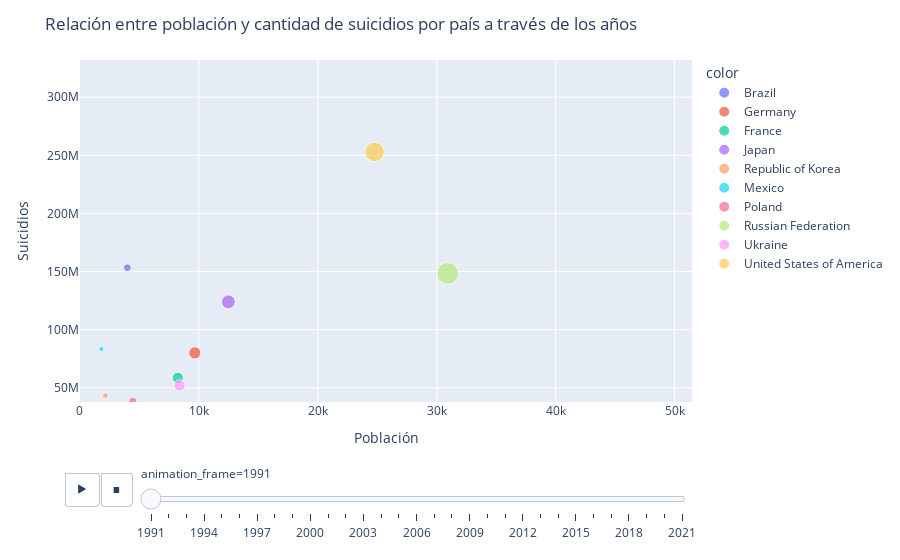

Notebook cell for this chart:
### Code cell
fig = px.scatter(y=df_top_10['Population'], 
                 x=df_top_10['SuicideCount'], 
                 animation_frame=df_top_10['Year'], 
                 animation_group=df_top_10['CountryName'], 
                 hover_name=df_top_10['CountryName'], 
                 color=df_top_10['CountryName'], 
                 range_y=[min(df_top_10['Population']), max(df_top_10['Population'])], 
                 range_x=[min(df_top_10['SuicideCount']), max(df_top_10['SuicideCount'])],
                 size=df_top_10['SuicideCount'])
fig.update_layout(title='Relación entre población y cantidad de suicidios por país a través de los años')
fig.update_yaxes(title_text='Suicidios')
fig.update_xaxes(title_text='Población')
fig.show()

### Figure 1 — Plotly figure (JSON) as saved in the notebook; plotly's stock layout.template omitted (floating-point values rounded to 4 significant figures)
{"data": [{"hovertemplate": "<b>%{hovertext}</b><br><br>color=Brazil<br>animation_frame=1991<br>x=%{x}<br>y=%{y}<br>size=%{marker.size}<extra></extra>", "hovertext": ["Brazil", "Brazil"], "ids": ["Brazil", "Brazil"], "legendgroup": "Brazil", "marker": {"color": "#636efa", "size": [3980, 1202], "sizemode": "area", "sizeref": 128.7, "symbol": "circle"}, "mode": "markers", "name": "Brazil", "orientation": "v", "showlegend": true, "type": "scatter", "x": [3980, 1202], "xaxis": "x", "y": [153336445, 153336445], "yaxis": "y"}, {"hovertemplate": "<b>%{hovertext}</b><br><br>color=Germany<br>animation_frame=1991<br>x=%{x}<br>y=%{y}<br>size=%{marker.size}<extra></extra>", "hovertext": ["Germany", "Germany"], "ids": ["Germany", "Germany"], "legendgroup": "Germany", "marker": {"color": "#EF553B", "size": [9656, 4354], "sizemode": "area", "sizeref": 128.7, "symbol": "circle"}, "mode": "markers", "name": "Germany", "orientation": "v", "showlegend": true, "type": "scatter", "x": [9656, 4354], "xaxis": "x", "y": [80013896, 80013896], "yaxis": "y"}, {"hovertemplate": "<b>%{hovertext}</b><br><br>color=France<br>animation_frame=1991<br>x=%{x}<br>y=%{y}<br>size=%{marker.size}<extra></extra>", "hovertext": ["France", "France"], "ids": ["France", "France"], "legendgroup": "France", "marker": {"color": "#00cc96", "size": [8221, 3281], "sizemode": "area", "sizeref": 128.7, "symbol": "circle"}, "mode": "markers", "name": "France", "orientation": "v", "showlegend": true, "type": "scatter", "x": [8221, 3281], "xaxis": "x", "y": [58557577, 58557577], "yaxis": "y"}, {"hovertemplate": "<b>%{hovertext}</b><br><br>color=Japan<br>animation_frame=1991<br>x=%{x}<br>y=%{y}<br>size=%{marker.size}<extra></extra>", "hovertext": ["Japan", "Japan"], "ids": ["Japan", "Japan"], "legendgroup": "Japan", "marker": {"color": "#ab63fa", "size": [12477, 7398], "sizemode": "area", "sizeref": 128.7, "symbol": "circle"}, "mode": "markers", "name": "Japan", "orientation": "v", "showlegend": true, "type": "scatter", "x": [12477, 7398], "xaxis": "x", "y": [123964000, 123964000], "yaxis": "y"}, {"hovertemplate": "<b>%{hovertext}</b><br><br>color=Republic of Korea<br>animation_frame=1991<br>x=%{x}<br>y=%{y}<br>size=%{marker.size}<extra></extra>", "hovertext": ["Republic of Korea", "Republic of Korea"], "ids": ["Republic of Korea", "Republic of Korea"], "legendgroup": "Republic of Korea", "marker": {"color": "#FFA15A", "size": [2139, 930], "sizemode": "area", "sizeref": 128.7, "symbol": "circle"}, "mode": "markers", "name": "Republic of Korea", "orientation": "v", "showlegend": true, "type": "scatter", "x": [2139, 930], "xaxis": "x", "y": [43295704, 43295704], "yaxis": "y"}, {"hovertemplate": "<b>%{hovertext}</b><br><br>color=Mexico<br>animation_frame=1991<br>x=%{x}<br>y=%{y}<br>size=%{marker.size}<extra></extra>", "hovertext": ["Mexico", "Mexico"], "ids": ["Mexico", "Mexico"], "legendgroup": "Mexico", "marker": {"color": "#19d3f3", "size": [1799, 315], "sizemode": "area", "sizeref": 128.7, "symbol": "circle"}, "mode": "markers", "name": "Mexico", "orientation": "v", "showlegend": true, "type": "scatter", "x": [1799, 315], "xaxis": "x", "y": [83351595, 83351595], "yaxis": "y"}, {"hovertemplate": "<b>%{hovertext}</b><br><br>color=Poland<br>animation_frame=1991<br>x=%{x}<br>y=%{y}<br>size=%{marker.size}<extra></extra>", "hovertext": ["Poland", "Poland"], "ids": ["Poland", "Poland"], "legendgroup": "Poland", "marker": {"color": "#FF6692", "size": [4448, 868], "sizemode": "area", "sizeref": 128.7, "symbol": "circle"}, "mode": "markers", "name": "Poland", "orientation": "v", "showlegend": true, "type": "scatter", "x": [4448, 868], "xaxis": "x", "y": [38246193, 38246193], "yaxis": "y"}, {"hovertemplate": "<b>%{hovertext}</b><br><br>color=Russian Federation<br>animation_frame=1991<br>x=%{x}<br>y=%{y}<br>size=%{marker.size}<extra></extra>", "hovertext": ["Russian Federation", "Russian Federation"], "ids": ["Russian Federation", "Russian Federation"], "legendgroup": "Russian Federation", "marker": {"color": "#B6E880", "size": [30923, 8465], "sizemode": "area", "sizeref": 128.7, "symbol": "circle"}, "mode": "markers", "name": "Russian Federation", "orientation": "v", "showlegend": true, "type": "scatter", "x": [30923, 8465], "xaxis": "x", "y": [148394216, 148394216], "yaxis": "y"}, {"hovertemplate": "<b>%{hovertext}</b><br><br>color=Ukraine<br>animation_frame=1991<br>x=%{x}<br>y=%{y}<br>size=%{marker.size}<extra></extra>", "hovertext": ["Ukraine", "Ukraine"], "ids": ["Ukraine", "Ukraine"], "legendgroup": "Ukraine", "marker": {"color": "#FF97FF", "size": [8371, 2372], "sizemode": "area", "sizeref": 128.7, "symbol": "circle"}, "mode": "markers", "name": "Ukraine", "orientation": "v", "showlegend": true, "type": "scatter", "x": [8371, 2372], "xaxis": "x", "y": [52000500, 52000500], "yaxis": "y"}, {"hovertemplate": "<b>%{hovertext}</b><br><br>color=United States of America<br>animation_frame=1991<br>x=%{x}<br>y=%{y}<br>size=%{marker.size}<extra></extra>", "hovertext": ["United States of America", "United States of America"], "ids": ["United States of America", "United States of America"], "legendgroup": "United States of America", "marker": {"color": "#FECB52", "size": [24769, 6041], "sizemode": "area", "sizeref": 128.7, "symbol": "circle"}, "mode": "markers", "name": "United States of America", "orientation": "v", "showlegend": true, "type": "scatter", "x": [24769, 6041], "xaxis": "x", "y": [252981000, 252981000], "yaxis": "y"}], "layout": {"legend": {"itemsizing": "constant", "title": {"text": "color"}, "tracegroupgap": 0}, "margin": {"t": 60}, "sliders": [{"active": 0, "currentvalue": {"prefix": "animation_frame="}, "len": 0.9, "pad": {"b": 10, "t": 60}, "steps": [{"args": [["1991"], {"frame": {"duration": 0, "redraw": false}, "fromcurrent": true, "mode": "immediate", "transition": {"duration": 0, "easing": "linear"}}], "label": "1991", "method": "animate"}, {"args": [["1992"], {"frame": {"duration": 0, "redraw": false}, "fromcurrent": true, "mode": "immediate", "transition": {"duration": 0, "easing": "linear"}}], "label": "1992", "method": "animate"}, {"args": [["1993"], {"frame": {"duration": 0, "redraw": false}, "fromcurrent": true, "mode": "immediate", "transition": {"duration": 0, "easing": "linear"}}], "label": "1993", "method": "animate"}, {"args": [["1994"], {"frame": {"duration": 0, "redraw": false}, "fromcurrent": true, "mode": "immediate", "transition": {"duration": 0, "easing": "linear"}}], "label": "1994", "method": "animate"}, {"args": [["1995"], {"frame": {"duration": 0, "redraw": false}, "fromcurrent": true, "mode": "immediate", "transition": {"duration": 0, "easing": "linear"}}], "label": "1995", "method": "animate"}, {"args": [["1996"], {"frame": {"duration": 0, "redraw": false}, "fromcurrent": true, "mode": "immediate", "transition": {"duration": 0, "easing": "linear"}}], "label": "1996", "method": "animate"}, {"args": [["1997"], {"frame": {"duration": 0, "redraw": false}, "fromcurrent": true, "mode": "immediate", "transition": {"duration": 0, "easing": "linear"}}], "label": "1997", "method": "animate"}, {"args": [["1998"], {"frame": {"duration": 0, "redraw": false}, "fromcurrent": true, "mode": "immediate", "transition": {"duration": 0, "easing": "linear"}}], "label": "1998", "method": "animate"}, {"args": [["1999"], {"frame": {"duration": 0, "redraw": false}, "fromcurrent": true, "mode": "immediate", "transition": {"duration": 0, "easing": "linear"}}], "label": "1999", "method": "animate"}, {"args": [["2000"], {"frame": {"duration": 0, "redraw": false}, "fromcurrent": true, "mode": "immediate", "transition": {"duration": 0, "easing": "linear"}}], "label": "2000", "method": "animate"}, {"args": [["2001"], {"frame": {"duration": 0, "redraw": false}, "fromcurrent": true, "mode": "immediate", "transition": {"duration": 0, "easing": "linear"}}], "label": "2001", "method": "animate"}, {"args": [["2002"], {"frame": {"duration": 0, "redraw": false}, "fromcurrent": true, "mode": "immediate", "transition": {"duration": 0, "easing": "linear"}}], "label": "2002", "method": "animate"}, {"args": [["2003"], {"frame": {"duration": 0, "redraw": false}, "fromcurrent": true, "mode": "immediate", "transition": {"duration": 0, "easing": "linear"}}], "label": "2003", "method": "animate"}, {"args": [["2004"], {"frame": {"duration": 0, "redraw": false}, "fromcurrent": true, "mode": "immediate", "transition": {"duration": 0, "easing": "linear"}}], "label": "2004", "method": "animate"}, {"args": [["2005"], {"frame": {"duration": 0, "redraw": false}, "fromcurrent": true, "mode": "immediate", "transition": {"duration": 0, "easing": "linear"}}], "label": "2005", "method": "animate"}, {"args": [["2006"], {"frame": {"duration": 0, "redraw": false}, "fromcurrent": true, "mode": "immediate", "transition": {"duration": 0, "easing": "linear"}}], "label": "2006", "method": "animate"}, {"args": [["2007"], {"frame": {"duration": 0, "redraw": false}, "fromcurrent": true, "mode": "immediate", "transition": {"duration": 0, "easing": "linear"}}], "label": "2007", "method": "animate"}, {"args": [["2008"], {"frame": {"duration": 0, "redraw": false}, "fromcurrent": true, "mode": "immediate", "transition": {"duration": 0, "easing": "linear"}}], "label": "2008", "method": "animate"}, {"args": [["2009"], {"frame": {"duration": 0, "redraw": false}, "fromcurrent": true, "mode": "immediate", "transition": {"duration": 0, "easing": "linear"}}], "label": "2009", "method": "animate"}, {"args": [["2010"], {"frame": {"duration": 0, "redraw": false}, "fromcurrent": true, "mode": "immediate", "transition": {"duration": 0, "easing": "linear"}}], "label": "2010", "method": "animate"}, {"args": [["2011"], {"frame": {"duration": 0, "redraw": false}, "fromcurrent": true, "mode": "immediate", "transition": {"duration": 0, "easing": "linear"}}], "label": "2011", "method": "animate"}, {"args": [["2012"], {"frame": {"duration": 0, "redraw": false}, "fromcurrent": true, "mode": "immediate", "transition": {"duration": 0, "easing": "linear"}}], "label": "2012", "method": "animate"}, {"args": [["2013"], {"frame": {"duration": 0, "redraw": false}, "fromcurrent": true, "mode": "immediate", "transition": {"duration": 0, "easing": "linear"}}], "label": "2013", "method": "animate"}, {"args": [["2014"], {"frame": {"duration": 0, "redraw": false}, "fromcurrent": true, "mode": "immediate", "transition": {"duration": 0, "easing": "linear"}}], "label": "2014", "method": "animate"}, {"args": [["2015"], {"frame": {"duration": 0, "redraw": false}, "fromcurrent": true, "mode": "immediate", "transition": {"duration": 0, "easing": "linear"}}], "label": "2015", "method": "animate"}, {"args": [["2016"], {"frame": {"duration": 0, "redraw": false}, "fromcurrent": true, "mode": "immediate", "transition": {"duration": 0, "easing": "linear"}}], "label": "2016", "method": "animate"}, {"args": [["2017"], {"frame": {"duration": 0, "redraw": false}, "fromcurrent": true, "mode": "immediate", "transition": {"duration": 0, "easing": "linear"}}], "label": "2017", "method": "animate"}, {"args": [["2018"], {"frame": {"duration": 0, "redraw": false}, "fromcurrent": true, "mode": "immediate", "transition": {"duration": 0, "easing": "linear"}}], "label": "2018", "method": "animate"}, {"args": [["2019"], {"frame": {"duration": 0, "redraw": false}, "fromcurrent": true, "mode": "immediate", "transition": {"duration": 0, "easing": "linear"}}], "label": "2019", "method": "animate"}, {"args": [["2020"], {"frame": {"duration": 0, "redraw": false}, "fromcurrent": true, "mode": "immediate", "transition": {"duration": 0, "easing": "linear"}}], "label": "2020", "method": "animate"}, {"args": [["2021"], {"frame": {"duration": 0, "redraw": false}, "fromcurrent": true, "mode": "immediate", "transition": {"duration": 0, "easing": "linear"}}], "label": "2021", "method": "animate"}], "x": 0.1, "xanchor": "left", "y": 0, "yanchor": "top"}], "title": {"text": "Relación entre población y cantidad de suicidios por país a través de los años"}, "updatemenus": [{"buttons": [{"args": [null, {"frame": {"duration": 500, "redraw": false}, "fromcurrent": true, "mode": "immediate", "transition": {"duration": 500, "easing": "linear"}}], "label": "&#9654;", "method": "animate"}, {"args": [[null], {"frame": {"duration": 0, "redraw": false}, "fromcurrent": true, "mode": "immediate", "transition": {"duration": 0, "easing": "linear"}}], "label": "&#9724;", "method": "animate"}], "direction": "left", "pad": {"r": 10, "t": 70}, "showactive": false, "type": "buttons", "x": 0.1, "xanchor": "right", "y": 0, "yanchor": "top"}], "xaxis": {"anchor": "y", "domain": [0, 1], "range": [1, 51464], "title": {"text": "Población"}}, "yaxis": {"anchor": "x", "domain": [0, 1], "range": [37747124, 332031554], "title": {"text": "Suicidios"}}}}
